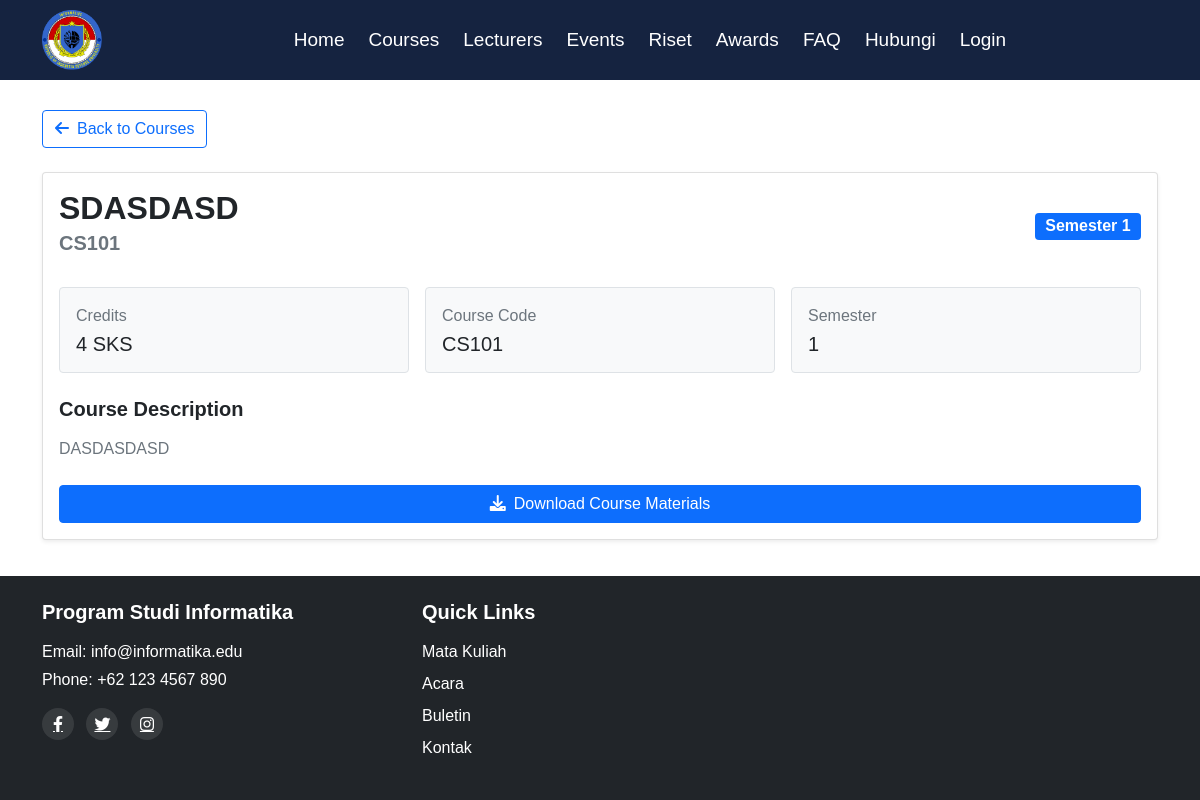
The app's page /templates/course_detail.php?id=1 with its own data.
### tables this page shows
CREATE TABLE `courses` (
  `id` int(11) NOT NULL AUTO_INCREMENT,
  `code` varchar(10) DEFAULT NULL,
  `name` varchar(255) DEFAULT NULL,
  `credits` int(11) DEFAULT NULL,
  `description` text DEFAULT NULL,
  `image_url` varchar(255) DEFAULT NULL,
  `semester` int(11) DEFAULT NULL,
  `materials_url` varchar(255) DEFAULT NULL,
  PRIMARY KEY (`id`)
);

### templates/course_detail.php (the view, shortened to what this page needs)
<?php
include 'header.php';
$conn = new mysqli("localhost", "root", "", "informatics_db");
$id = isset($_GET['id']) ? (int)$_GET['id'] : 0;
$stmt = $conn->prepare("SELECT * FROM courses WHERE id = ?");
$stmt->bind_param("i", $id);
$stmt->execute();
$result = $stmt->get_result();
$course = $result->fetch_assoc();
?>
<div class="container" style="padding-top: 110px; padding-bottom: 2rem;">
    <div class="mb-4">
        <a href="courses.php" class="btn btn-outline-primary">
            <i class="fas fa-arrow-left me-2"></i>Back to Courses
        </a>
    </div>
    <div class="card shadow-sm">
        <div class="card-body">
            <div class="d-flex justify-content-between align-items-center mb-4">
                <div>
                    <h2 class="mb-1"><?php echo htmlspecialchars($course['name']); ?></h2>
                    <h5 class="text-muted"><?php echo htmlspecialchars($course['code']); ?></h5>
                </div>
                <span class="badge bg-primary fs-6">Semester <?php echo $course['semester']; ?></span>
            </div>
            <div class="row g-3 mb-4">
                <div class="col-sm-6 col-md-4">
                    <div class="p-3 border rounded bg-light">
                        <div class="text-muted mb-1">Credits</div>
                        <div class="h5 mb-0"><?php echo $course['credits']; ?> SKS</div>
                    </div>
                </div>
                <div class="col-sm-6 col-md-4">
                    <div class="p-3 border rounded bg-light">
                        <div class="text-muted mb-1">Course Code</div>
                        <div class="h5 mb-0"><?php echo htmlspecialchars($course['code']); ?></div>
                    </div>
                </div>
                <div class="col-sm-6 col-md-4">
                    <div class="p-3 border rounded bg-light">
                        <div class="text-muted mb-1">Semester</div>
                        <div class="h5 mb-0"><?php echo $course['semester']; ?></div>
                    </div>
                </div>
            </div>
            <div class="mb-4">
                <h5 class="mb-3">Course Description</h5>
                <p class="text-muted"><?php echo nl2br(htmlspecialchars($course['description'])); ?></p>
            </div>
            <?php if($course['materials_url']): ?>
            <div class="d-grid">
                <a href="<?php echo htmlspecialchars($course['materials_url']); ?>"
                   class="btn btn-primary"
                   target="_blank">
                    <i class="fas fa-download me-2"></i>Download Course Materials
                </a>
            </div>
            <?php endif; ?>
        </div>
    </div>
</div>
<?php include 'footer.php'; ?>

### templates/header.php (style rules this page uses)
* { font-family: 'Poppins', sans-serif; }
body { font-family: 'Poppins', sans-serif; }
h1, h2, h3, h4, h5, h6 { font-family: 'Poppins', sans-serif; font-weight: 600; }
p { font-family: 'Poppins', sans-serif; font-weight: 400; }
.btn { font-family: 'Poppins', sans-serif; font-weight: 500; }

### templates/footer.php (style rules this page uses)
html, body { height: 100%; margin: 0; }
body { display: flex; flex-direction: column; min-height: 100vh; }

### records on screen
courses: name "SDASDASD", code "CS101", semester "1", credits "4", description "DASDASDASD"
